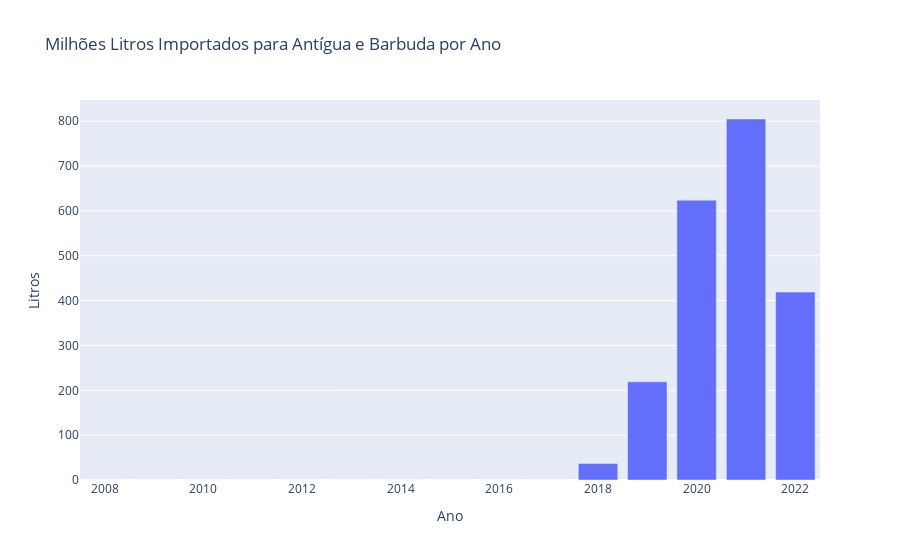
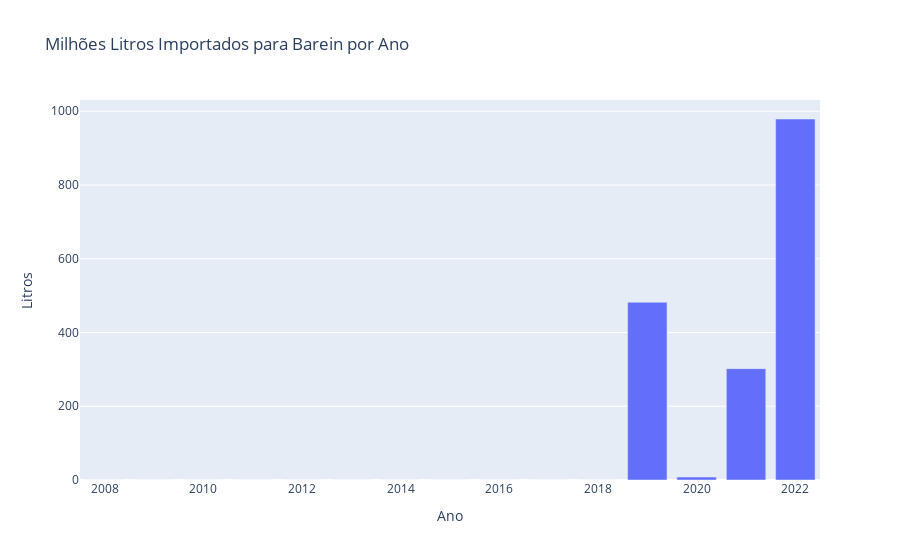
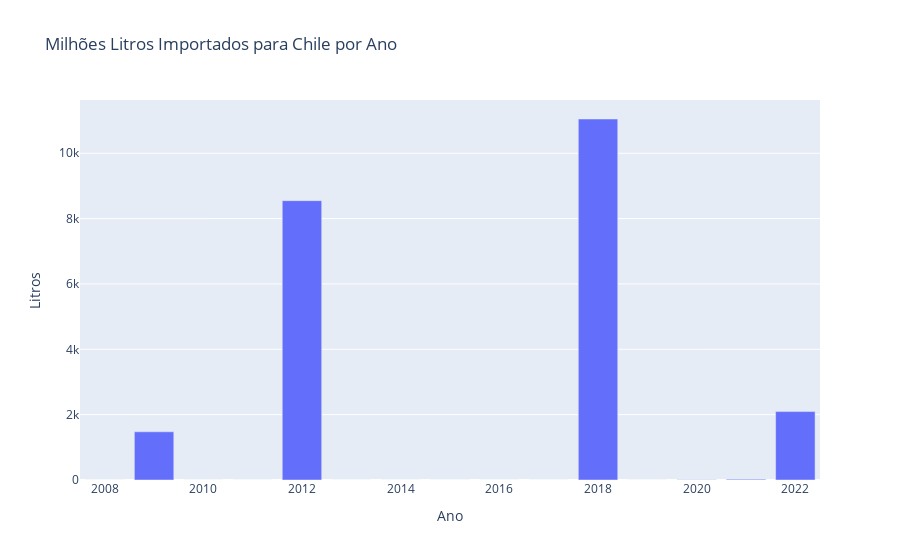
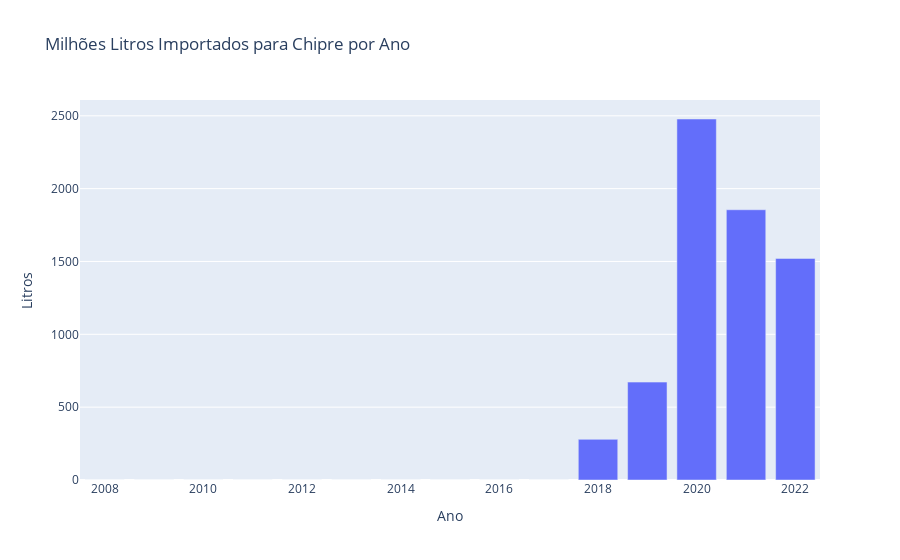

Notebook code for these charts, in order:
### Code cell
import plotly.express as px
from scipy.stats import linregress

# Identificar todos os países únicos no dataframe
paises_unicos = df_exportacao_anualizado['Destino'].unique()

paises_alta = []

# Verificar a tendência de cada país
for pais in paises_unicos:
    df_pais = df_exportacao_anualizado[df_exportacao_anualizado['Destino'] == pais]
    if len(df_pais) > 1:
        slope, _, _, _, _ = linregress(df_pais['Ano'].astype('str').str[:4].astype(int), df_pais['Litros'])
        if slope > 10:
            paises_alta.append(pais)

# Para cada país com tendência de alta, criar um gráfico de barras
for pais in paises_alta:
    df_pais = df_exportacao_anualizado[df_exportacao_anualizado['Destino'] == pais]
    fig = px.bar(df_pais, x='Ano', y='Litros', title=f'Milhões Litros Importados para {pais} por Ano')
    fig.show()

### Figure 1 — Plotly figure (JSON) as saved in the notebook; plotly's stock layout.template omitted (floating-point values rounded to 4 significant figures)
{"data": [{"alignmentgroup": "True", "hovertemplate": "Ano=%{x}<br>Litros=%{y}<extra></extra>", "legendgroup": "", "marker": {"color": "#636efa", "pattern": {"shape": ""}}, "name": "", "offsetgroup": "", "orientation": "v", "showlegend": false, "textposition": "auto", "type": "bar", "x": ["2008-01-01T00:00:00", "2009-01-01T00:00:00", "2010-01-01T00:00:00", "2011-01-01T00:00:00", "2012-01-01T00:00:00", "2013-01-01T00:00:00", "2014-01-01T00:00:00", "2015-01-01T00:00:00", "2016-01-01T00:00:00", "2017-01-01T00:00:00", "2018-01-01T00:00:00", "2019-01-01T00:00:00", "2020-01-01T00:00:00", "2021-01-01T00:00:00", "2022-01-01T00:00:00"], "xaxis": "x", "y": [0, 0, 0, 0, 0, 0, 0, 0, 0, 0, 37, 219, 624, 805, 419], "yaxis": "y"}], "layout": {"barmode": "relative", "legend": {"tracegroupgap": 0}, "title": {"text": "Milhões Litros Importados para Antígua e Barbuda por Ano"}, "xaxis": {"anchor": "y", "domain": [0, 1], "title": {"text": "Ano"}}, "yaxis": {"anchor": "x", "domain": [0, 1], "title": {"text": "Litros"}}}}

### Figure 2 — Plotly figure (JSON) as saved in the notebook; plotly's stock layout.template omitted (floating-point values rounded to 4 significant figures)
{"data": [{"alignmentgroup": "True", "hovertemplate": "Ano=%{x}<br>Litros=%{y}<extra></extra>", "legendgroup": "", "marker": {"color": "#636efa", "pattern": {"shape": ""}}, "name": "", "offsetgroup": "", "orientation": "v", "showlegend": false, "textposition": "auto", "type": "bar", "x": ["2008-01-01T00:00:00", "2009-01-01T00:00:00", "2010-01-01T00:00:00", "2011-01-01T00:00:00", "2012-01-01T00:00:00", "2013-01-01T00:00:00", "2014-01-01T00:00:00", "2015-01-01T00:00:00", "2016-01-01T00:00:00", "2017-01-01T00:00:00", "2018-01-01T00:00:00", "2019-01-01T00:00:00", "2020-01-01T00:00:00", "2021-01-01T00:00:00", "2022-01-01T00:00:00"], "xaxis": "x", "y": [0, 0, 0, 0, 0, 0, 0, 0, 0, 0, 0, 482, 8, 302, 979], "yaxis": "y"}], "layout": {"barmode": "relative", "legend": {"tracegroupgap": 0}, "title": {"text": "Milhões Litros Importados para Barein por Ano"}, "xaxis": {"anchor": "y", "domain": [0, 1], "title": {"text": "Ano"}}, "yaxis": {"anchor": "x", "domain": [0, 1], "title": {"text": "Litros"}}}}

### Figure 3 — Plotly figure (JSON) as saved in the notebook; plotly's stock layout.template omitted (floating-point values rounded to 4 significant figures)
{"data": [{"alignmentgroup": "True", "hovertemplate": "Ano=%{x}<br>Litros=%{y}<extra></extra>", "legendgroup": "", "marker": {"color": "#636efa", "pattern": {"shape": ""}}, "name": "", "offsetgroup": "", "orientation": "v", "showlegend": false, "textposition": "auto", "type": "bar", "x": ["2008-01-01T00:00:00", "2009-01-01T00:00:00", "2010-01-01T00:00:00", "2011-01-01T00:00:00", "2012-01-01T00:00:00", "2013-01-01T00:00:00", "2014-01-01T00:00:00", "2015-01-01T00:00:00", "2016-01-01T00:00:00", "2017-01-01T00:00:00", "2018-01-01T00:00:00", "2019-01-01T00:00:00", "2020-01-01T00:00:00", "2021-01-01T00:00:00", "2022-01-01T00:00:00"], "xaxis": "x", "y": [0, 1475, 0, 0, 8550, 0, 0, 0, 0, 0, 11049, 0, 11, 26, 2094], "yaxis": "y"}], "layout": {"barmode": "relative", "legend": {"tracegroupgap": 0}, "title": {"text": "Milhões Litros Importados para Chile por Ano"}, "xaxis": {"anchor": "y", "domain": [0, 1], "title": {"text": "Ano"}}, "yaxis": {"anchor": "x", "domain": [0, 1], "title": {"text": "Litros"}}}}

### Figure 4 — Plotly figure (JSON) as saved in the notebook; plotly's stock layout.template omitted (floating-point values rounded to 4 significant figures)
{"data": [{"alignmentgroup": "True", "hovertemplate": "Ano=%{x}<br>Litros=%{y}<extra></extra>", "legendgroup": "", "marker": {"color": "#636efa", "pattern": {"shape": ""}}, "name": "", "offsetgroup": "", "orientation": "v", "showlegend": false, "textposition": "auto", "type": "bar", "x": ["2008-01-01T00:00:00", "2009-01-01T00:00:00", "2010-01-01T00:00:00", "2011-01-01T00:00:00", "2012-01-01T00:00:00", "2013-01-01T00:00:00", "2014-01-01T00:00:00", "2015-01-01T00:00:00", "2016-01-01T00:00:00", "2017-01-01T00:00:00", "2018-01-01T00:00:00", "2019-01-01T00:00:00", "2020-01-01T00:00:00", "2021-01-01T00:00:00", "2022-01-01T00:00:00"], "xaxis": "x", "y": [0, 0, 0, 0, 0, 0, 0, 0, 0, 0, 279, 672, 2478, 1855, 1521], "yaxis": "y"}], "layout": {"barmode": "relative", "legend": {"tracegroupgap": 0}, "title": {"text": "Milhões Litros Importados para Chipre por Ano"}, "xaxis": {"anchor": "y", "domain": [0, 1], "title": {"text": "Ano"}}, "yaxis": {"anchor": "x", "domain": [0, 1], "title": {"text": "Litros"}}}}
